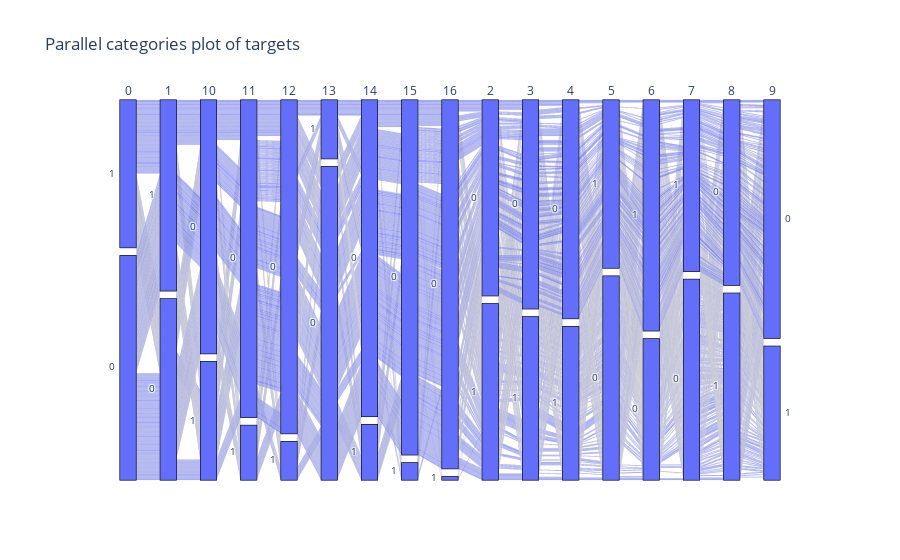
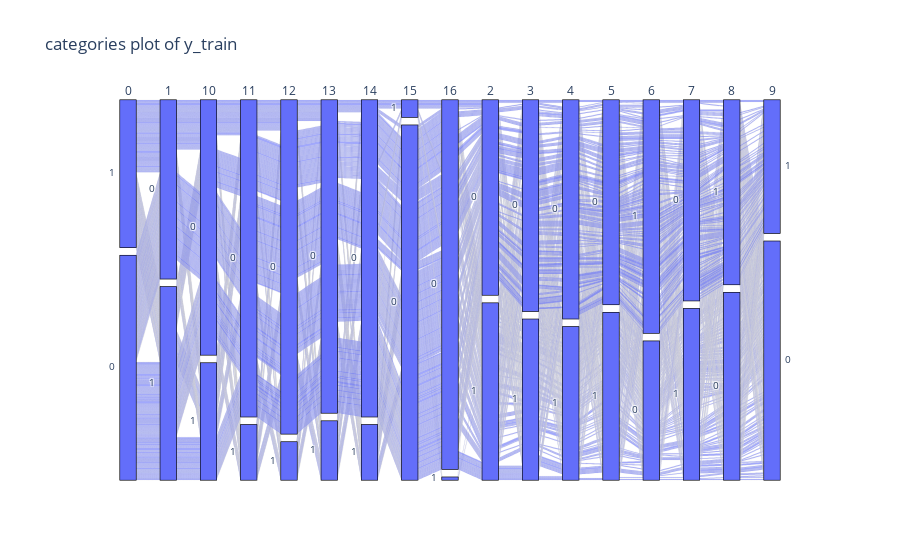
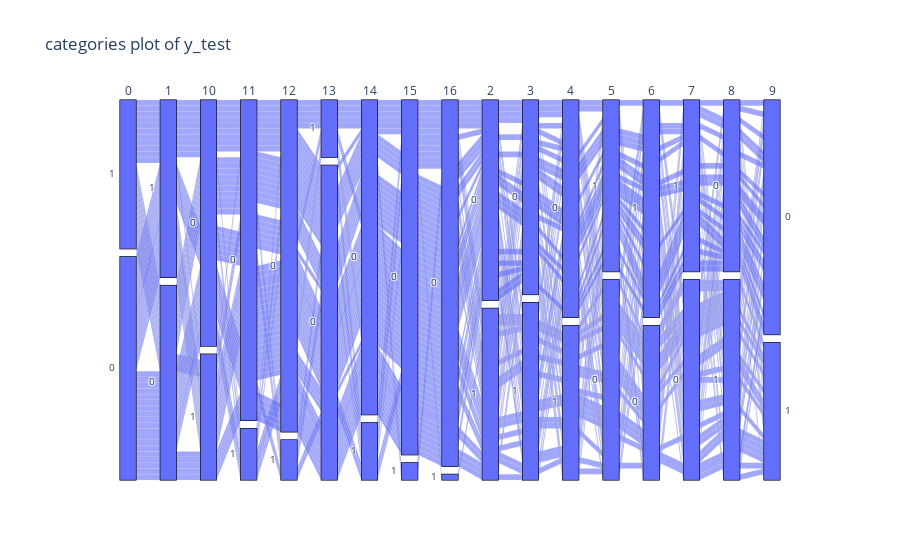

Notebook cell for these charts, in order:
### Code cell
train_index, test_index = split(labels_path=labels_path, labels_dir=labels_dir, n_splits=7, shuffle=True, random_state=0)

### Figure 1 — Plotly figure (JSON) as saved in the notebook; plotly's stock layout.template omitted (floating-point values rounded to 4 significant figures; data arrays with more than 128 entries replaced by an {"elided": "..."} marker saying what was removed)
{"data": [{"dimensions": [{"label": "0", "values": {"elided": "456 int values"}}, {"label": "1", "values": {"elided": "456 int values"}}, {"label": "10", "values": {"elided": "456 int values"}}, {"label": "11", "values": {"elided": "456 int values"}}, {"label": "12", "values": {"elided": "456 int values"}}, {"label": "13", "values": {"elided": "456 int values"}}, {"label": "14", "values": {"elided": "456 int values"}}, {"label": "15", "values": {"elided": "456 int values"}}, {"label": "16", "values": {"elided": "456 int values"}}, {"label": "2", "values": {"elided": "456 int values"}}, {"label": "3", "values": {"elided": "456 int values"}}, {"label": "4", "values": {"elided": "456 int values"}}, {"label": "5", "values": {"elided": "456 int values"}}, {"label": "6", "values": {"elided": "456 int values"}}, {"label": "7", "values": {"elided": "456 int values"}}, {"label": "8", "values": {"elided": "456 int values"}}, {"label": "9", "values": {"elided": "456 int values"}}], "domain": {"x": [0, 1], "y": [0, 1]}, "name": "", "type": "parcats"}], "layout": {"legend": {"tracegroupgap": 0}, "title": {"text": "Parallel categories plot of targets"}}}

### Figure 2 — Plotly figure (JSON) as saved in the notebook; plotly's stock layout.template omitted (floating-point values rounded to 4 significant figures; data arrays with more than 128 entries replaced by an {"elided": "..."} marker saying what was removed)
{"data": [{"dimensions": [{"label": "0", "values": {"elided": "391 int values"}}, {"label": "1", "values": {"elided": "391 int values"}}, {"label": "10", "values": {"elided": "391 int values"}}, {"label": "11", "values": {"elided": "391 int values"}}, {"label": "12", "values": {"elided": "391 int values"}}, {"label": "13", "values": {"elided": "391 int values"}}, {"label": "14", "values": {"elided": "391 int values"}}, {"label": "15", "values": {"elided": "391 int values"}}, {"label": "16", "values": {"elided": "391 int values"}}, {"label": "2", "values": {"elided": "391 int values"}}, {"label": "3", "values": {"elided": "391 int values"}}, {"label": "4", "values": {"elided": "391 int values"}}, {"label": "5", "values": {"elided": "391 int values"}}, {"label": "6", "values": {"elided": "391 int values"}}, {"label": "7", "values": {"elided": "391 int values"}}, {"label": "8", "values": {"elided": "391 int values"}}, {"label": "9", "values": {"elided": "391 int values"}}], "domain": {"x": [0, 1], "y": [0, 1]}, "name": "", "type": "parcats"}], "layout": {"legend": {"tracegroupgap": 0}, "title": {"text": "categories plot of y_train"}}}

### Figure 3 — Plotly figure (JSON) as saved in the notebook; plotly's stock layout.template omitted (floating-point values rounded to 4 significant figures)
{"data": [{"dimensions": [{"label": "0", "values": [1, 1, 0, 0, 1, 0, 1, 1, 0, 0, 0, 0, 0, 0, 1, 0, 0, 0, 0, 0, 1, 1, 0, 0, 1, 1, 0, 0, 1, 0, 0, 0, 0, 0, 0, 1, 1, 0, 0, 1, 0, 0, 0, 1, 1, 1, 1, 0, 0, 0, 1, 1, 1, 1, 1, 0, 0, 1, 0, 1, 0, 0, 1, 0, 0]}, {"label": "1", "values": [1, 1, 1, 0, 0, 1, 1, 1, 1, 1, 0, 0, 0, 1, 0, 1, 0, 0, 1, 0, 1, 0, 0, 1, 0, 1, 1, 1, 0, 0, 0, 1, 0, 1, 0, 0, 1, 1, 1, 0, 0, 0, 1, 1, 0, 0, 1, 1, 0, 0, 0, 0, 0, 1, 1, 0, 1, 0, 1, 0, 1, 1, 0, 0, 0]}, {"label": "10", "values": [0, 0, 0, 0, 0, 1, 1, 0, 1, 0, 1, 1, 0, 0, 0, 1, 0, 0, 1, 0, 0, 0, 0, 0, 0, 0, 0, 1, 0, 0, 1, 1, 1, 1, 0, 0, 0, 1, 0, 1, 0, 0, 1, 0, 1, 0, 0, 1, 0, 0, 0, 1, 0, 0, 0, 1, 1, 0, 1, 0, 1, 0, 0, 0, 0]}, {"label": "11", "values": [0, 0, 1, 0, 0, 0, 0, 0, 0, 0, 0, 0, 0, 0, 0, 0, 1, 1, 0, 0, 1, 0, 0, 0, 0, 0, 0, 0, 0, 1, 0, 0, 0, 0, 1, 0, 0, 0, 0, 0, 1, 0, 0, 0, 0, 0, 0, 0, 0, 0, 1, 0, 0, 0, 0, 0, 0, 0, 0, 1, 0, 0, 0, 0, 0]}, {"label": "12", "values": [0, 0, 0, 0, 0, 0, 0, 0, 0, 1, 0, 0, 0, 0, 0, 0, 0, 0, 0, 0, 0, 1, 1, 1, 0, 0, 1, 0, 1, 0, 0, 0, 0, 0, 0, 0, 0, 0, 0, 0, 0, 0, 0, 0, 0, 0, 0, 0, 0, 0, 0, 0, 0, 0, 0, 0, 0, 0, 0, 0, 0, 0, 0, 0, 1]}, {"label": "13", "values": [1, 1, 0, 1, 0, 0, 0, 0, 0, 0, 0, 0, 1, 0, 0, 0, 0, 0, 0, 0, 0, 0, 0, 0, 0, 1, 0, 0, 0, 0, 0, 0, 0, 0, 0, 0, 1, 0, 1, 0, 0, 0, 0, 0, 0, 0, 1, 0, 0, 0, 0, 0, 0, 0, 0, 0, 0, 0, 0, 0, 0, 1, 0, 1, 0]}, {"label": "14", "values": [0, 0, 0, 0, 0, 0, 0, 1, 0, 0, 0, 0, 0, 1, 0, 0, 0, 0, 0, 1, 0, 0, 0, 0, 1, 0, 0, 0, 0, 0, 0, 0, 0, 0, 0, 0, 0, 0, 0, 0, 0, 0, 0, 1, 0, 1, 0, 0, 1, 1, 0, 0, 1, 1, 0, 0, 0, 0, 0, 0, 0, 0, 0, 0, 0]}, {"label": "15", "values": [0, 0, 0, 0, 0, 0, 0, 0, 0, 0, 0, 0, 0, 0, 1, 0, 0, 0, 0, 0, 0, 0, 0, 0, 0, 0, 0, 0, 0, 0, 0, 0, 0, 0, 0, 1, 0, 0, 0, 0, 0, 0, 0, 0, 0, 0, 0, 0, 0, 0, 0, 0, 0, 0, 0, 0, 0, 0, 0, 0, 0, 0, 1, 0, 0]}, {"label": "16", "values": [0, 0, 0, 0, 1, 0, 0, 0, 0, 0, 0, 0, 0, 0, 0, 0, 0, 0, 0, 0, 0, 0, 0, 0, 0, 0, 0, 0, 0, 0, 0, 0, 0, 0, 0, 0, 0, 0, 0, 0, 0, 0, 0, 0, 0, 0, 0, 0, 0, 0, 0, 0, 0, 0, 0, 0, 0, 0, 0, 0, 0, 0, 0, 0, 0]}, {"label": "2", "values": [0, 0, 0, 1, 1, 1, 1, 0, 0, 0, 0, 1, 1, 0, 1, 0, 0, 0, 1, 1, 1, 1, 0, 0, 0, 0, 1, 0, 1, 1, 0, 1, 1, 0, 1, 0, 0, 0, 1, 1, 0, 0, 1, 1, 1, 1, 0, 0, 1, 0, 0, 1, 0, 1, 1, 1, 0, 0, 1, 1, 0, 0, 0, 0, 0]}, {"label": "3", "values": [0, 0, 0, 1, 0, 0, 1, 1, 0, 1, 0, 0, 0, 0, 0, 1, 1, 1, 1, 1, 0, 1, 1, 0, 0, 0, 0, 0, 0, 1, 0, 1, 0, 1, 1, 1, 1, 1, 0, 1, 0, 0, 0, 1, 0, 0, 0, 1, 0, 1, 1, 1, 1, 1, 0, 1, 1, 0, 0, 0, 1, 0, 1, 1, 0]}, {"label": "4", "values": [0, 1, 1, 0, 0, 1, 1, 0, 1, 1, 1, 0, 0, 0, 0, 1, 1, 1, 1, 0, 0, 0, 0, 0, 1, 0, 0, 0, 0, 1, 1, 0, 1, 0, 0, 1, 0, 0, 1, 0, 1, 0, 1, 1, 0, 0, 0, 1, 1, 0, 1, 0, 0, 0, 0, 0, 0, 1, 0, 0, 0, 1, 0, 1, 1]}, {"label": "5", "values": [1, 0, 1, 0, 0, 0, 0, 0, 0, 1, 0, 1, 0, 0, 0, 0, 1, 1, 1, 0, 0, 0, 1, 0, 0, 0, 1, 1, 1, 0, 1, 0, 1, 0, 1, 1, 0, 1, 0, 0, 1, 0, 0, 0, 0, 1, 1, 0, 0, 1, 1, 1, 1, 0, 0, 0, 1, 1, 1, 0, 1, 0, 1, 1, 1]}, {"label": "6", "values": [1, 1, 0, 1, 0, 0, 0, 0, 1, 1, 1, 0, 0, 1, 1, 1, 0, 0, 1, 1, 0, 1, 1, 0, 1, 0, 1, 1, 1, 0, 0, 1, 1, 1, 1, 0, 1, 1, 0, 0, 1, 1, 0, 0, 0, 1, 0, 0, 1, 1, 0, 1, 1, 0, 1, 1, 1, 0, 1, 1, 1, 0, 0, 1, 1]}, {"label": "7", "values": [1, 0, 1, 0, 1, 1, 0, 0, 1, 0, 1, 1, 0, 0, 1, 0, 0, 0, 0, 1, 0, 0, 1, 1, 1, 0, 1, 1, 1, 1, 1, 0, 1, 0, 0, 0, 0, 0, 1, 1, 1, 0, 1, 1, 1, 0, 0, 1, 0, 0, 0, 0, 0, 0, 0, 1, 0, 0, 0, 1, 0, 0, 1, 1, 1]}, {"label": "8", "values": [0, 0, 0, 1, 0, 1, 1, 1, 1, 0, 0, 1, 1, 1, 0, 0, 1, 1, 0, 0, 1, 1, 1, 0, 1, 1, 1, 0, 0, 0, 1, 1, 0, 1, 1, 0, 0, 0, 1, 1, 1, 0, 0, 0, 1, 0, 1, 0, 1, 1, 1, 0, 0, 1, 1, 0, 0, 1, 0, 1, 1, 1, 1, 0, 0]}, {"label": "9", "values": [0, 0, 0, 0, 1, 1, 0, 0, 0, 0, 0, 1, 0, 1, 0, 0, 0, 0, 0, 0, 1, 0, 1, 1, 1, 0, 0, 1, 0, 0, 0, 0, 0, 0, 1, 0, 1, 0, 0, 1, 1, 0, 0, 0, 1, 1, 1, 0, 1, 1, 0, 1, 1, 0, 0, 1, 0, 1, 1, 0, 0, 1, 0, 0, 0]}], "domain": {"x": [0, 1], "y": [0, 1]}, "name": "", "type": "parcats"}], "layout": {"legend": {"tracegroupgap": 0}, "title": {"text": "categories plot of y_test"}}}
